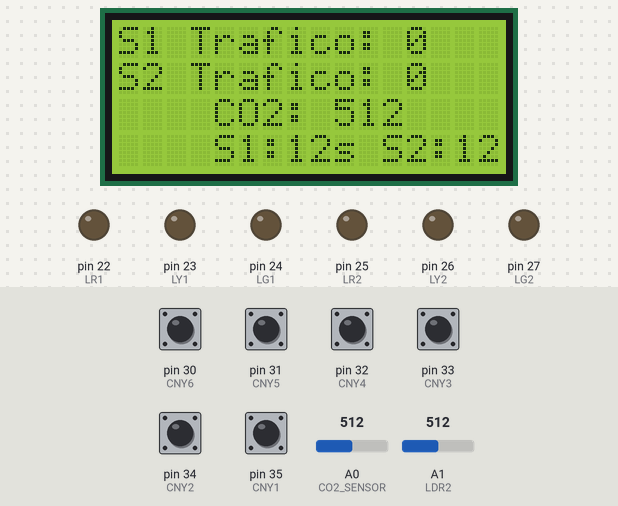
The sketch below on a simulated Arduino Mega 2560, built with avr-gcc and run on an emulated ATmega2560. On the bench: 16×4 character LCD, output pins drawn as LEDs (lit = HIGH). The test bench sets the inputs (shaded band); at power-on: pin 30 (CNY6), pin 31 (CNY5), pin 32 (CNY4), pin 33 (CNY3), pin 34 (CNY2), pin 35 (CNY1) HIGH, A0 (CO2_SENSOR) = 512, A1 (LDR2) = 512. What the sketch prints to the serial monitor is not drawn.

Above: at 1.2 s.
1.3 s: A0 (CO2_SENSOR) set to 490
At 2.8 s:
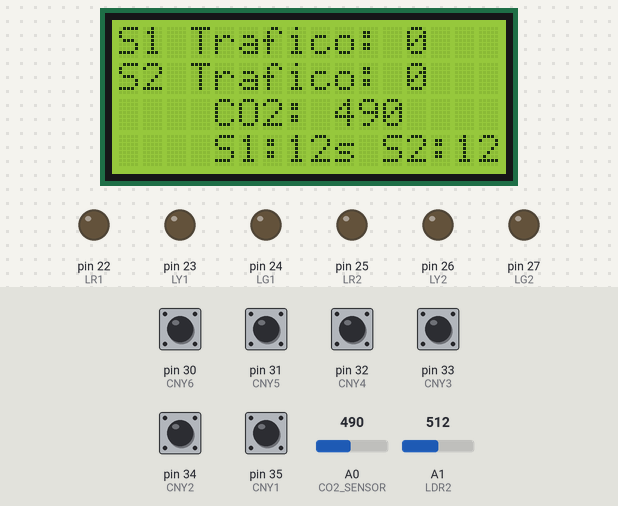
3.3 s: pin 30 (CNY6) pulled LOW for 0.55 s
At 4.1 s:
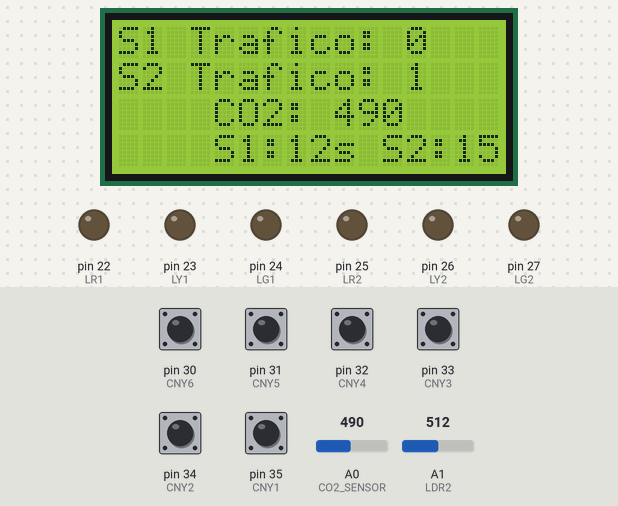
5.8 s: A0 (CO2_SENSOR) set to 290
At 6.7 s:
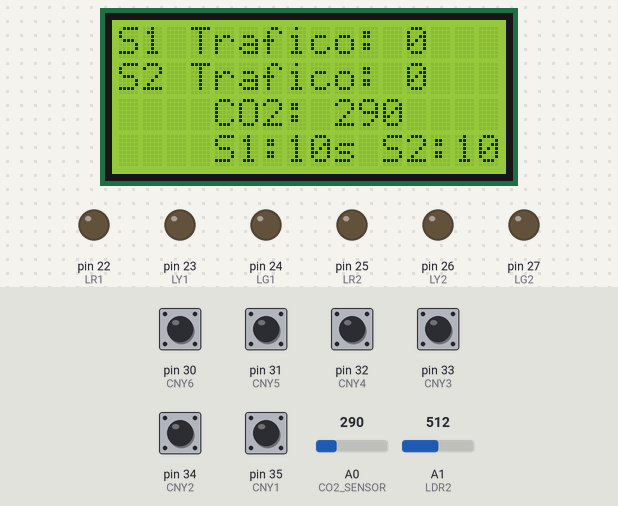
9.7 s: pin 31 (CNY5) pulled LOW for 1 s
At 13.0 s:
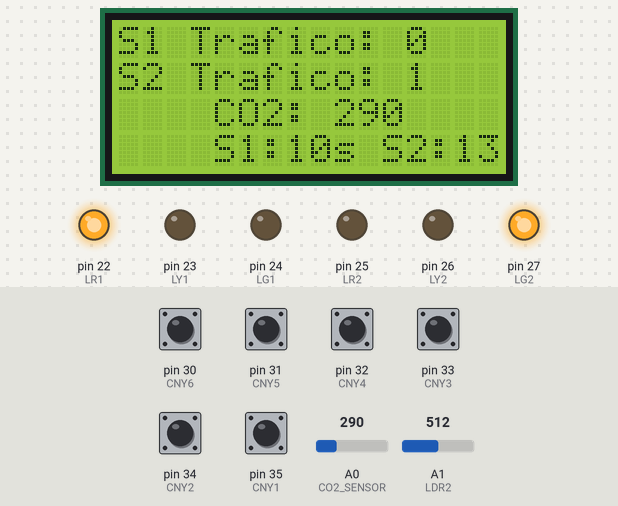
14.6 s: pin 33 (CNY3) pulled LOW for 0.55 s
At 15.5 s:
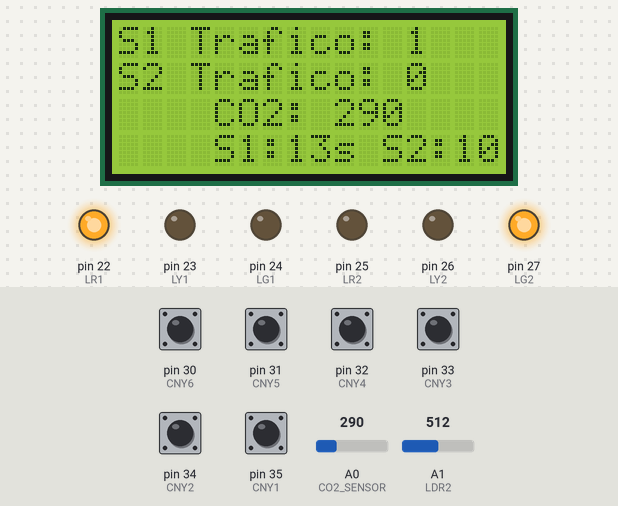
17.2 s: A0 (CO2_SENSOR) set to 311
At 23.2 s:
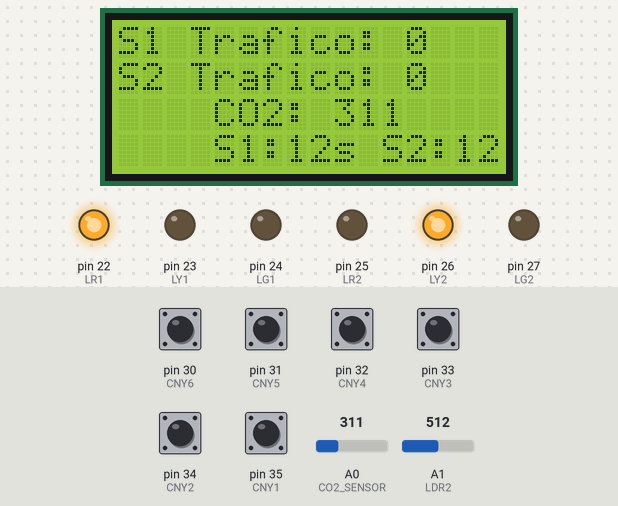
Timing chart, 0 to 26.0 s (numbered marks = the images above; inputs shaded):
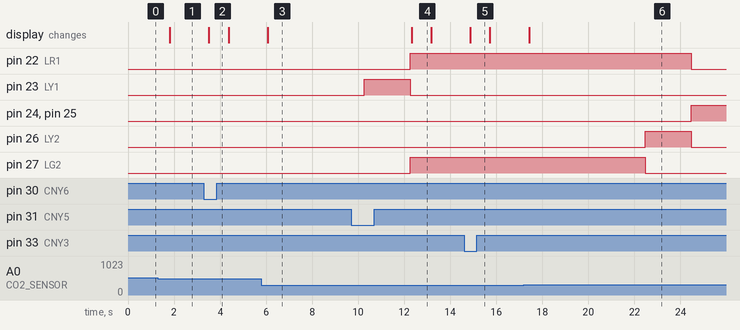

The sketch:

TrafficControlSystemG1.ino
```cpp
#include <Wire.h>
#include <LiquidCrystal_I2C.h>

LiquidCrystal_I2C lcd(0x27, 16, 4);

#define CNY1 35
#define CNY2 34
#define CNY3 33
#define CNY4 32
#define CNY5 31
#define CNY6 30
#define CO2_SENSOR A0
#define LDR1 A0
#define LDR2 A1
#define LR1 22
#define LY1 23
#define LG1 24
#define LR2 25
#define LY2 26
#define LG2 27

int trafficDensity1 = 0;
int trafficDensity2 = 0;
unsigned long greenTime1 = 5000;
unsigned long greenTime2 = 5000;
unsigned long lastSwitch = 0;
int activeLight = 1; // 1 = semáforo 1 verde, 2 = semáforo 2 verde
int co2Level = 0;
bool flashingMode = false;
unsigned long lastFlashTime = 0;
bool flashState = false; // luces intermitentes

void setup() {
  pinMode(CNY1, INPUT_PULLUP);
  pinMode(CNY2, INPUT_PULLUP);
  pinMode(CNY3, INPUT_PULLUP);
  pinMode(CNY4, INPUT_PULLUP);
  pinMode(CNY5, INPUT_PULLUP);
  pinMode(CNY6, INPUT_PULLUP);
  pinMode(LR1, OUTPUT);
  pinMode(LY1, OUTPUT);
  pinMode(LG1, OUTPUT);
  pinMode(LR2, OUTPUT);
  pinMode(LY2, OUTPUT);
  pinMode(LG2, OUTPUT);

  lcd.init();
  lcd.backlight();
  Serial.begin(9600);

  resetLights();
}

void loop() {
  unsigned long currentMillis = millis();

  int light1 = analogRead(LDR1);
  int light2 = analogRead(LDR2);

  // Verificar si el sistema debe entrar en modo intermitente
  if (light1 < 200 && light2 < 200) { // Umbral de oscuridad
    if (!flashingMode) {
      flashingMode = true;
      resetLights();
    }
    manageFlashingLights(currentMillis);
    return; // Salir del bucle principal y mantener el modo intermitente
  } else if (flashingMode) {
    flashingMode = false; // Salir del modo intermitente
    resetLights(); // Asegurar que las luces vuelvan al estado normal
  }

  trafficDensity1 = calculateTrafficDensity(CNY1, CNY2, CNY3);
  trafficDensity2 = calculateTrafficDensity(CNY4, CNY5, CNY6);
  co2Level = readCO2();

  greenTime1 = adaptGreenTime(trafficDensity1, co2Level);
  greenTime2 = adaptGreenTime(trafficDensity2, co2Level);

  if (activeLight == 1 && currentMillis - lastSwitch >= greenTime1) {
    switchTrafficLights(1);
    activeLight = 2;
    lastSwitch = currentMillis;
  } else if (activeLight == 2 && currentMillis - lastSwitch >= greenTime2) {
    switchTrafficLights(2);
    activeLight = 1;
    lastSwitch = currentMillis;
  }

  displayInfo(trafficDensity1, trafficDensity2, greenTime1, greenTime2, co2Level);
  delay(800);
}

//luces intermitentes
void manageFlashingLights(unsigned long currentMillis) {
  if (currentMillis - lastFlashTime >= 500) { // cada 500 ms
    lastFlashTime = currentMillis;
    flashState = !flashState;

    digitalWrite(LY1, flashState);
    digitalWrite(LY2, flashState);
  }

  lcd.clear();
  lcd.setCursor(0, 0);
  lcd.print("Modo intermitente");
  lcd.setCursor(0, 1);
  lcd.print("Luz baja detectada");
}

// calcular la densidad de tráfico
int calculateTrafficDensity(int sensor1, int sensor2, int sensor3) {
  int s1 = !digitalRead(sensor1);
  int s2 = !digitalRead(sensor2);
  int s3 = !digitalRead(sensor3);
  return s1 + s2 + s3;
}

// leer el nivel de CO2
int readCO2() {
  int co2 = analogRead(CO2_SENSOR);
  Serial.print("Nivel de CO2: ");
  Serial.println(co2);
  return co2;
}

// tiempo verde adaptativo
unsigned long adaptGreenTime(int density, int co2Level) {
  unsigned long baseTime = (density == 0) ? 10000 : map(density, 0, 3, 10000, 20000);

  // Ajustar tiempo basado en nivel de CO2
  if (co2Level < 300) {
    return baseTime; // Niveles bajos: sin cambio
  } else if (co2Level >= 300 && co2Level < 700) {
    return baseTime + 2000; // Niveles moderados: incrementar 2 segundos
  } else {
    return baseTime + 5000; // Niveles altos: incrementar 5 segundos
  }
}

//cambiar los semáforos
void switchTrafficLights(int currentLight) {
  if (currentLight == 1) {
    // Apagar semáforo 1
    digitalWrite(LG1, LOW);
    digitalWrite(LY1, HIGH);
    delay(2000); // Tiempo de luz amarilla
    digitalWrite(LY1, LOW);
    digitalWrite(LR1, HIGH);

    // Encender semáforo 2
    digitalWrite(LR2, LOW);
    digitalWrite(LG2, HIGH);
  } else if (currentLight == 2) {
    // Apagar semáforo 2
    digitalWrite(LG2, LOW);
    digitalWrite(LY2, HIGH);
    delay(2000); // Tiempo de luz amarilla
    digitalWrite(LY2, LOW);
    digitalWrite(LR2, HIGH);

    // Encender semáforo 1
    digitalWrite(LR1, LOW);
    digitalWrite(LG1, HIGH);
  }
}

// mostrar datos en pantalla
void displayInfo(int density1, int density2, unsigned long time1, unsigned long time2, int co2) {
  lcd.clear();

  lcd.setCursor(0, 0);
  lcd.print("S1 Trafico: ");
  lcd.print(density1);

  lcd.setCursor(0, 1);
  lcd.print("S2 Trafico: ");
  lcd.print(density2);

  lcd.setCursor(0, 2);
  lcd.print("CO2: ");
  lcd.print(co2);

  lcd.setCursor(0, 3);
  lcd.print("S1:");
  lcd.print(time1 / 1000);
  lcd.print("s S2:");
  lcd.print(time2 / 1000);
  lcd.print("s");
}

// apagar todas las luces
void resetLights() {
  digitalWrite(LR1, LOW);
  digitalWrite(LY1, LOW);
  digitalWrite(LG1, LOW);
  digitalWrite(LR2, LOW);
  digitalWrite(LY2, LOW);
  digitalWrite(LG2, LOW);
}
```

config.cpp
```cpp
#include <Arduino.h>
#include "config.h"

void setupPins() {
  pinMode(LDR1, INPUT);
  pinMode(LDR2, INPUT);
  pinMode(CO2, INPUT);
  pinMode(P1, INPUT_PULLUP);
  pinMode(P2, INPUT_PULLUP);
  pinMode(CNY1, INPUT);
  pinMode(CNY2, INPUT);
  pinMode(CNY3, INPUT);
  pinMode(CNY4, INPUT);
  pinMode(CNY5, INPUT);
  pinMode(CNY6, INPUT);
  pinMode(LR1, OUTPUT);
  pinMode(LY1, OUTPUT);
  pinMode(LG1, OUTPUT);
  pinMode(LR2, OUTPUT);
  pinMode(LY2, OUTPUT);
  pinMode(LG2, OUTPUT);
}
```

config.h
```cpp
#ifndef CONFIG_H
#define CONFIG_H

#define LDR1 A0 // LDR Light sensor from traffic light 1 connected in pin A0
#define LDR2 A1 // LDR Light sensor from traffic light 2 connected in pin A1
#define CO2  A2 // CO2 sensor connected in pin A3
#define P1 37   // Traffic light 1 button connected in pin 37
#define P2 36   // Traffic light 2 button connected in pin 36
#define CNY1 35 // Infrared sensor 1 in traffic light 1 connected in pin 35
#define CNY2 34 // Infrared sensor 2 in traffic light 1 connected in pin 34
#define CNY3 33 // Infrared sensor 3 in traffic light 1 connected in pin 33
#define CNY4 32 // Infrared sensor 4 in traffic light 2 connected in pin 32
#define CNY5 31 // Infrared sensor 5 in traffic light 2 connected in pin 31
#define CNY6 30 // Infrared sensor 6 in traffic light 2 connected in pin 30
#define LR1 22  // Red traffic light 1 connected in pin 22
#define LY1 23  // Yellow traffic light 1 connected in pin 23
#define LG1 24  // Green traffic light 1 connected in pin 24
#define LR2 25  // Red traffic light 2 connected in pin 25
#define LY2 26  // Yellow traffic light 2 connected in pin 26
#define LG2 27  // Green traffic light 2 connected in pin 27

void setupPins();

#endif
```

Measured:
- the behaviour switches between 299 and 300 on A0 (CO2_SENSOR) (found by bisection; images 5 and 6)
- after the input at 1.3 s, the display: changes after 0.52 s (image 1)
- after the input at 3.3 s, the display: changes after 0.22 s (image 2)
- after the input at 5.8 s, the display: changes after 0.27 s (image 3)
- after the input at 9.7 s, the display: changes after 2.6 s (image 4)
- after the input at 14.6 s, the display: changes after 0.28 s (image 5)
- after the input at 17.2 s, pin 22 (LR1): HIGH → LOW after 7.3 s instead of 5.6 s; pin 24 (LG1), pin 25 (LR2): LOW → HIGH after 7.3 s instead of 5.6 s; pin 27 (LG2): HIGH → LOW after 5.3 s instead of 3.6 s; the display: changes after 0.23 s (image 6)
